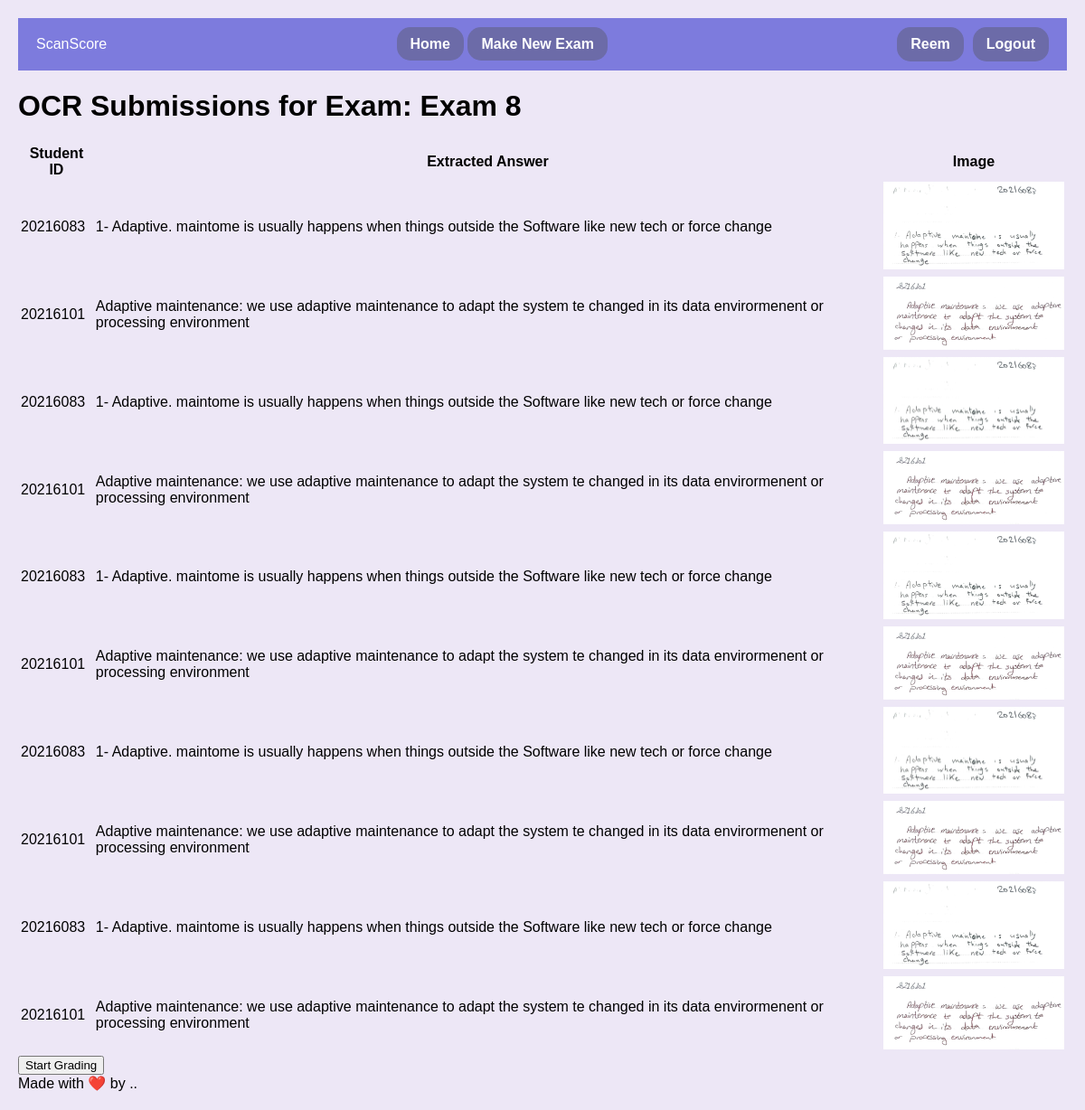
Page /teacher/exam/14/view_submissions_ocr/ (signed in) on the earlier database version.
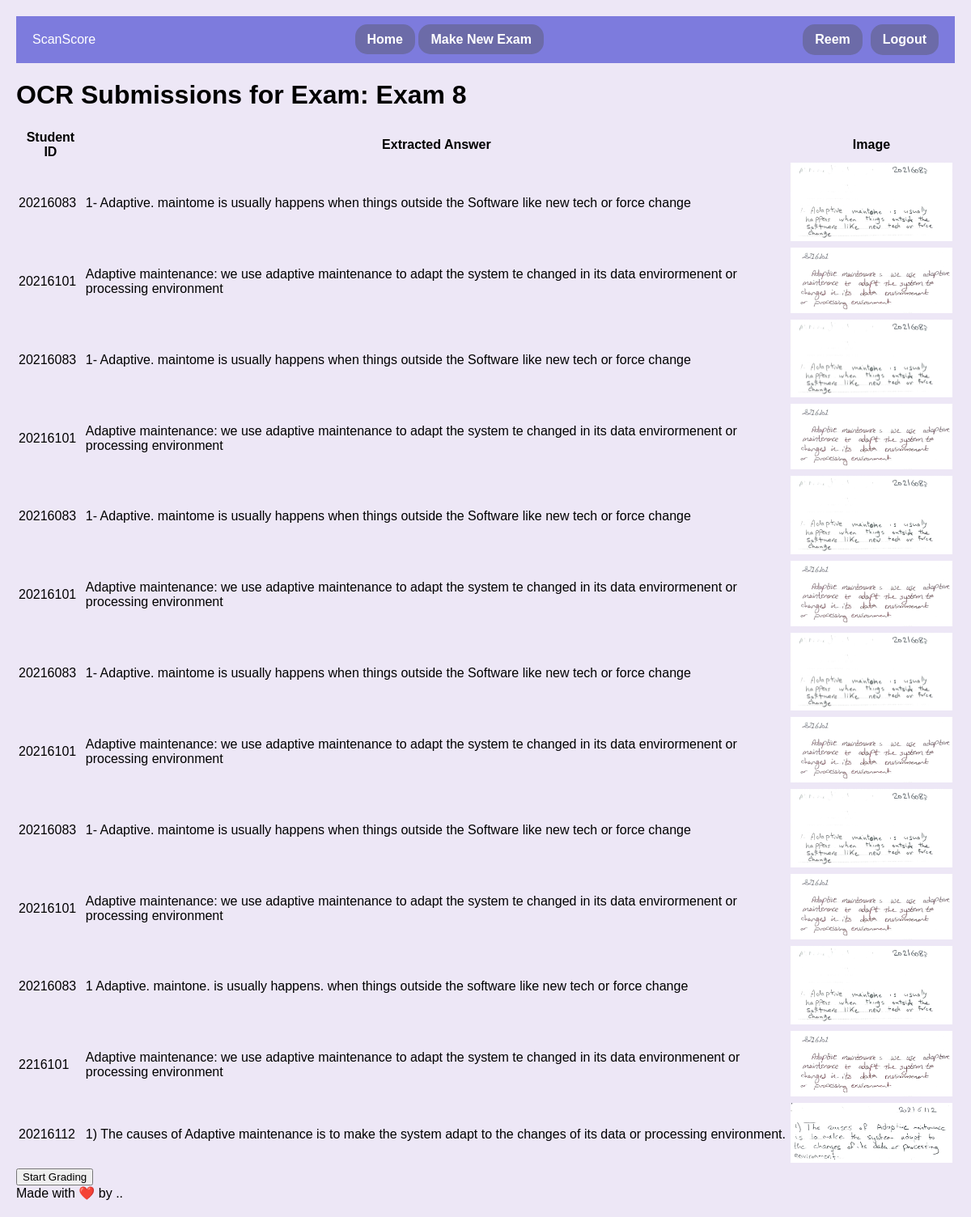
Same page on the later database version.
### myapp/models.py (models this page shows)
class User(AbstractUser):
    userType = models.CharField(max_length=10, choices=[('teacher', 'Teacher'), ('student', 'Student')])

class Exam(models.Model):
    name = models.CharField(max_length=100)
    teacher = models.ForeignKey(User, on_delete=models.CASCADE)
    question= models.TextField(max_length=10000)
    model_answer = models.TextField(max_length=10000)
    keywordsList = models.TextField(max_length=10000,null=True,blank=True)
    is_active = models.BooleanField(default=False)
    time_created = models.DateTimeField(auto_now_add=True)
    time_updated = models.DateTimeField(auto_now=True)
    ocr_graded = models.BooleanField(default=False)

class ExamSubmissionOCR(models.Model):
    exam = models.ForeignKey(Exam, on_delete=models.CASCADE, related_name='ocr_submissions')
    teacher = models.ForeignKey(User, on_delete=models.CASCADE, related_name='ocr_submissions')
    student_id = models.CharField(max_length=20)
    image = models.ImageField(upload_to='ocr_images/')
    extracted_text = models.TextField(blank=True, null=True)
    score = models.IntegerField(default=0)
    is_graded = models.BooleanField(default=False)
    time_created = models.DateTimeField(auto_now_add=True)

### myapp/views.py (the view)
# urls.py: path('teacher/exam/<int:exam_id>/view_submissions_ocr/', views.view_submissions_ocr, name='view_submissions_ocr'),
@login_required
def view_submissions_ocr(request, exam_id):
    exam = get_object_or_404(Exam, pk=exam_id)
    submissions = ExamSubmissionOCR.objects.filter(exam=exam)
    return render(request, 'myapp/teacher/view_submissions_ocr.html', {
        'exam': exam,
        'submissions': submissions
    })

### templates/myapp/teacher/view_submissions_ocr.html (shortened to what this page needs)
{% extends "myapp/teacher/teacher-base.html" %}
{% block content %}
<div class="container">
    <h1>OCR Submissions for Exam: {{ exam.name }}</h1>
    <table class="table">
        <thead>
            <tr>
                <th>Student ID</th>
                <th>Extracted Answer</th>
                <th>Image</th>
            </tr>
        </thead>
        <tbody>
            {% for submission in submissions %}
            <tr>
                <td>{{ submission.student_id }}</td>
                <td>{{ submission.extracted_text }}</td>
                <td>
                    <img src="{{ submission.image.url }}" alt="Student Submission" style="cursor: pointer; max-width: 200px; max-height: 200px;" onclick="showModal('{{ submission.image.url }}')">
                </td>
            </tr>
            {% endfor %}
        </tbody>
    </table>
</div>
{% if submissions %}
    <form action="{% url 'view_grades_ocr' exam.id %}" method="post">
        <button type="submit" class="btn btn-success">Start Grading</button>
    </form>
{% endif %}
{% endblock %}

### templates/myapp/teacher/teacher-base.html (shortened to what this page needs)
<!DOCTYPE html>
<html lang="en">
<head>
</head>
<body>
  <header>
    <div class="navbar">
        <div>ScanScore</div>
        <div>
          <a href="{% url 'teacher_dashboard' %}">Home</a>
          <a href="{% url 'create_exam' %}">Make New Exam</a>
        </div>
        <div class="user-info">
          <a href="{% url 'view_profile_teacher' %}" class="user-info">
              <div>{{ user.first_name }}</div>
          </a>
          <a href="{% url 'logout' %}" class="logout-button">Logout</a>
      </div>
</header>
    <main>
        {% block content %}
        {% endblock %}
    </main>
    <footer>
        Made with ❤️ by ..
    </footer>
</body>
</html>

### templates/myapp/teacher/teacher-base.html (style rules this page uses)
body { font-family: 'Arial', sans-serif; background-color: #EDE7F6; margin: 0; padding: 20px; }
.navbar { background-color: #7D7BDD; color: white; padding: 10px 20px; display: flex; justify-content: space-between; align-items: center; }
.navbar a { color: white; text-decoration: none; padding: 10px 15px; border-radius: 15px; background-color: #6c6ba8; font-weight: bold; }
.user-info { display: flex; align-items: center; }
.logout-button { margin-left: 10px; }

Differences in the rows shown:
added ExamSubmissionOCR: student_id "20216083", extracted_text "1 Adaptive. maintone. is usually happens. when things outside the software like new tech or force change", image (picture)
added ExamSubmissionOCR: student_id "2216101", extracted_text "Adaptive maintenance: we use adaptive maintenance to adapt the system te changed in its data environmenent or processing environment", image (picture)
added ExamSubmissionOCR: student_id "20216112", extracted_text "1) The causes of Adaptive maintenance is to make the system adapt to the changes of its data or processing environment.", image (picture)
